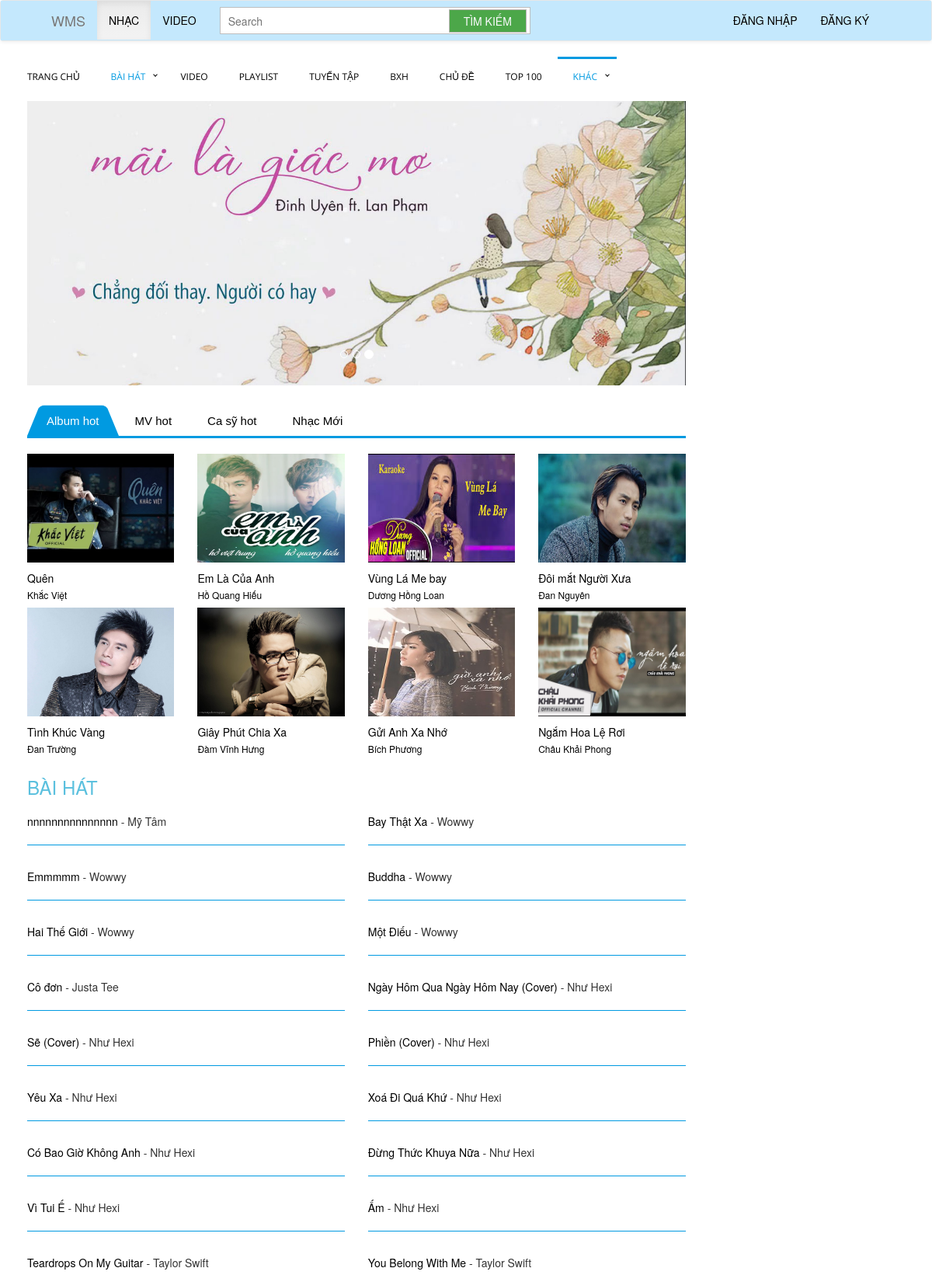
The page / (upper part) on the database its author committed.
### tables this page shows
CREATE TABLE `album` (
  `id` int(11) NOT NULL,
  `TenAlbum` text NOT NULL,
  `TheLoai` text NOT NULL,
  `idCS` int(11) NOT NULL,
  `NamPhatHanh` int(11) NOT NULL,
  `imgalbum` text NOT NULL,
  `LuotXem` int(11) NOT NULL
);

CREATE TABLE `casi` (
  `id` int(250) NOT NULL,
  `TenCaSi` text NOT NULL,
  `NgaySinh` date NOT NULL,
  `QueQuan` text NOT NULL,
  `img` text NOT NULL,
  `TieuSu` text NOT NULL
);

CREATE TABLE `baihat` (
  `id` int(250) NOT NULL,
  `TenBaiHat` text NOT NULL,
  `CaSiId` int(250) DEFAULT NULL,
  `NhacSiId` int(250) DEFAULT NULL,
  `TheLoaiId` int(250) DEFAULT NULL,
  `DuongDan` text NOT NULL,
  `Loi` text NOT NULL,
  `LuotNghe` int(11) NOT NULL,
  `Album` text NOT NULL,
  `PlaylistId` int(11) NOT NULL
);

### connect.php (called while the page is built, shortened)
<?php
class MyConnect
{
    protected  $con;
    public function __construct(){
		$this->con = mysqli_connect("localhost","root","","webmusic");
        mysqli_query($this->con, "set names 'utf8'");
	}
    public function DanhSachBH()
    {
        $sql="SELECT b.*, theloai.TenTheLoai as TheLoai, casi.TenCaSi, nhacsi.TenNhacSi FROM BaiHat b
        left join theloai on b.TheLoaiId=theloai.id
        left join casi on casi.id = b.CaSiId
        left join nhacsi on nhacsi.id = b.NhacSiId
        ORDER BY id DESC ";
        return mysqli_query($this->con,$sql);
    }
    function DanhSachAlbum()
    {
        $sql="SELECT * FROM `album`, casi WHERE album.idCS = casi.id  limit 8";
        return mysqli_query($this->con,$sql);
    }
}
?>

### modules/tab.php (shortened to what this page needs)
    <div id="cssmenu1">
            <ul class="nav nav-tabs" role="tablist">
                    <li role="presentation " class="active"><a href="#Album" aria-controls="Album hot" role="tab" data-toggle="tab">Album hot </a></li>
                    <li role="presentation"><a href="#MV" aria-controls="MV hot" role="tab" data-toggle="tab">MV hot </a></li>
                    <li role="presentation"><a href="#CaSy" aria-controls="Ca sỹ hot" role="tab" data-toggle="tab">Ca sỹ hot </a></li>
                    <li role="presentation"><a href="#NhacMoi" aria-controls="Nhạc Mới" role="tab" data-toggle="tab">Nhạc Mới </a></li>
            </ul>
    </div>
    <br>
    <div class="tab-content">
        <div role="tabpanel" class="tab-pane active" id="Album">
            <?php
                $getAlbum = new MyConnect();
                $i=1;
                $ds = $getAlbum->DanhSachAlbum();
                while($r = $ds->fetch_object())
                {
                   if($i ==1)
                   echo "<div class='row'>";
            ?>
                    <div class="col-md-3">
                    <img style=" width: 100%;height:140px;" src="img/album/<?php echo $r->imgalbum;?>">
                        <p class="TenBH"><a href="index.php?option=nghealbum" <a href="index.php?option=nghealbum" style="color:#000;text-decoration:none;">  <?php echo $r->TenAlbum;?> </a> </p>
                        <h6 class="TenCS"> <a href="index.php?option=thongtincs" style="color:#000;text-decoration:none;"> <?php echo $r->TenCaSi;?></h6>
                    </div>
            <?php
                if($i ==4)
                {
                    echo "</div>";
                    $i =0;
                }
                $i++;
            }?>
        </div>
</div>
    <h3>BÀI HÁT</h3>
    <div class="row">
     <div class="col-md-12" style="margin-right:0px;">
        <?php
            $getcs = new MyConnect();
            $i=1;
            $ds = $getcs->DanhSachBH();
            while($r = $ds->fetch_object())
            {
                if($i ==1)
                echo "<div class='row'>";
        ?>
           <div class="col-md-6">
                <p class ="TenBH"> <a href= "index.php?option=nghe1bh"<a href="index.php?option=nghealbum" style="color:#000;text-decoration:none;"> <?php echo $r->TenBaiHat;?> </a>- <?php echo $r->TenCaSi;?> </p>
                    <hr>
           </div>
        <?php
           if($i ==2){
               echo "</div>";
               $i=0;
           }
            $i++;
        }?>
    </div>
    </div>
    <h3>CA SỸ MỚI</h3>

### css/menu/styles1.css (style rules this page uses)
#cssmenu1, #cssmenu1 ul, #cssmenu1 ul li, #cssmenu1 ul li a { margin: 0; padding: 0; border: 0; list-style: none; line-height: 1; display: block; position: relative; -webkit-box-sizing: border-box; -moz-box-sizing: border-box; box-sizing: border-box; }
#cssmenu1:after, #cssmenu1 > ul:after { content: "."; display: block; clear: both; visibility: hidden; line-height: 0; height: 0; }
#cssmenu1 { width: auto; border-bottom: 3px solid #009ae1; font-family: Raleway, sans-serif; line-height: 1; }
#cssmenu1 ul { background: #ffffff; }
#cssmenu1 > ul > li { float: left; }
#cssmenu1 > ul > li > a { z-index: 2; padding: 18px 25px 12px 25px; font-size: 15px; font-weight: 400; text-decoration: none; color: #000000; -webkit-transition: all .2s ease; -moz-transition: all .2s ease; -ms-transition: all .2s ease; -o-transition: all .2s ease; transition: all .2s ease; margin-right: -4px; }
#cssmenu1 > ul > li.active > a, #cssmenu1 > ul > li:hover > a, #cssmenu1 > ul > li > a:hover { color: #ffffff; }
#cssmenu1 > ul > li > a:after { position: absolute; left: 0; bottom: 0; right: 0; z-index: -1; width: 100%; height: 120%; border-top-left-radius: 8px; border-top-right-radius: 8px; content: ""; -webkit-transition: all .2s ease; -o-transition: all .2s ease; transition: all .2s ease; -webkit-transform: perspective(5px) rotateX(2deg); -webkit-transform-origin: bottom; -moz-transform: perspective(5px) rotateX(2deg); -moz-transform-origin: bottom; transform: perspective(5px) rotateX(2deg); transform-origin: bottom; }
#cssmenu1 > ul > li.active > a:after, #cssmenu1 > ul > li:hover > a:after, #cssmenu1 > ul > li > a:hover:after { background: #009ae1; }

### css/webstyle.css (style rules this page uses)
h3 { color: #5bc0de; }
hr { border: 0; color: #009ae1; background-color: #009ae1; height: 1px; width: 100%; text-align: left; }
.TenBH { margin-top: 10px; }
.TenCS { margin-top:-5px; color: #5a5656; }
#menuleft2 ul, li { list-style: none; margin: 0; padding: 0; }

### rows shown on the page
album: imgalbum (picture), TenAlbum "Quên", casi.TenCaSi "Khắc Việt"
album: imgalbum (picture), TenAlbum "Em Là Của Anh", casi.TenCaSi "Hồ Quang Hiếu"
album: imgalbum (picture), TenAlbum "Vùng Lá Me bay", casi.TenCaSi "Dương Hồng Loan"
album: imgalbum (picture), TenAlbum "Đôi mắt Người Xưa", casi.TenCaSi "Đan Nguyên"
album: imgalbum (picture), TenAlbum "Tình Khúc Vàng", casi.TenCaSi "Đan Trường"
album: imgalbum (picture), TenAlbum "Giây Phút Chia Xa", casi.TenCaSi "Đàm Vĩnh Hưng"
album: imgalbum (picture), TenAlbum "Gửi Anh Xa Nhớ", casi.TenCaSi "Bích Phương"
album: imgalbum (picture), TenAlbum "Ngắm Hoa Lệ Rơi", casi.TenCaSi "Châu Khải Phong"
baihat: TenBaiHat "nnnnnnnnnnnnnnn", CaSiId.TenCaSi "Mỹ Tâm"
baihat: TenBaiHat "Bay Thật Xa", CaSiId.TenCaSi "Wowwy"
baihat: TenBaiHat "Emmmmm", CaSiId.TenCaSi "Wowwy"
baihat: TenBaiHat "Buddha", CaSiId.TenCaSi "Wowwy"
baihat: TenBaiHat "Hai Thế Giới", CaSiId.TenCaSi "Wowwy"
baihat: TenBaiHat "Một Điếu", CaSiId.TenCaSi "Wowwy"
baihat: TenBaiHat "Cô đơn", CaSiId.TenCaSi "Justa Tee"
baihat: TenBaiHat "Ngày Hôm Qua Ngày Hôm Nay (Cover)", CaSiId.TenCaSi "Như Hexi"
baihat: TenBaiHat "Sẽ (Cover)", CaSiId.TenCaSi "Như Hexi"
baihat: TenBaiHat "Phiền (Cover)", CaSiId.TenCaSi "Như Hexi"
baihat: TenBaiHat "Yêu Xa", CaSiId.TenCaSi "Như Hexi"
baihat: TenBaiHat "Xoá Đi Quá Khứ", CaSiId.TenCaSi "Như Hexi"
baihat: TenBaiHat "Có Bao Giờ Không Anh", CaSiId.TenCaSi "Như Hexi"
baihat: TenBaiHat "Đừng Thức Khuya Nữa", CaSiId.TenCaSi "Như Hexi"
baihat: TenBaiHat "Vì Tui Ế", CaSiId.TenCaSi "Như Hexi"
baihat: TenBaiHat "Ấm", CaSiId.TenCaSi "Như Hexi"
baihat: TenBaiHat "Teardrops On My Guitar", CaSiId.TenCaSi "Taylor Swift"
baihat: TenBaiHat "You Belong With Me", CaSiId.TenCaSi "Taylor Swift"
